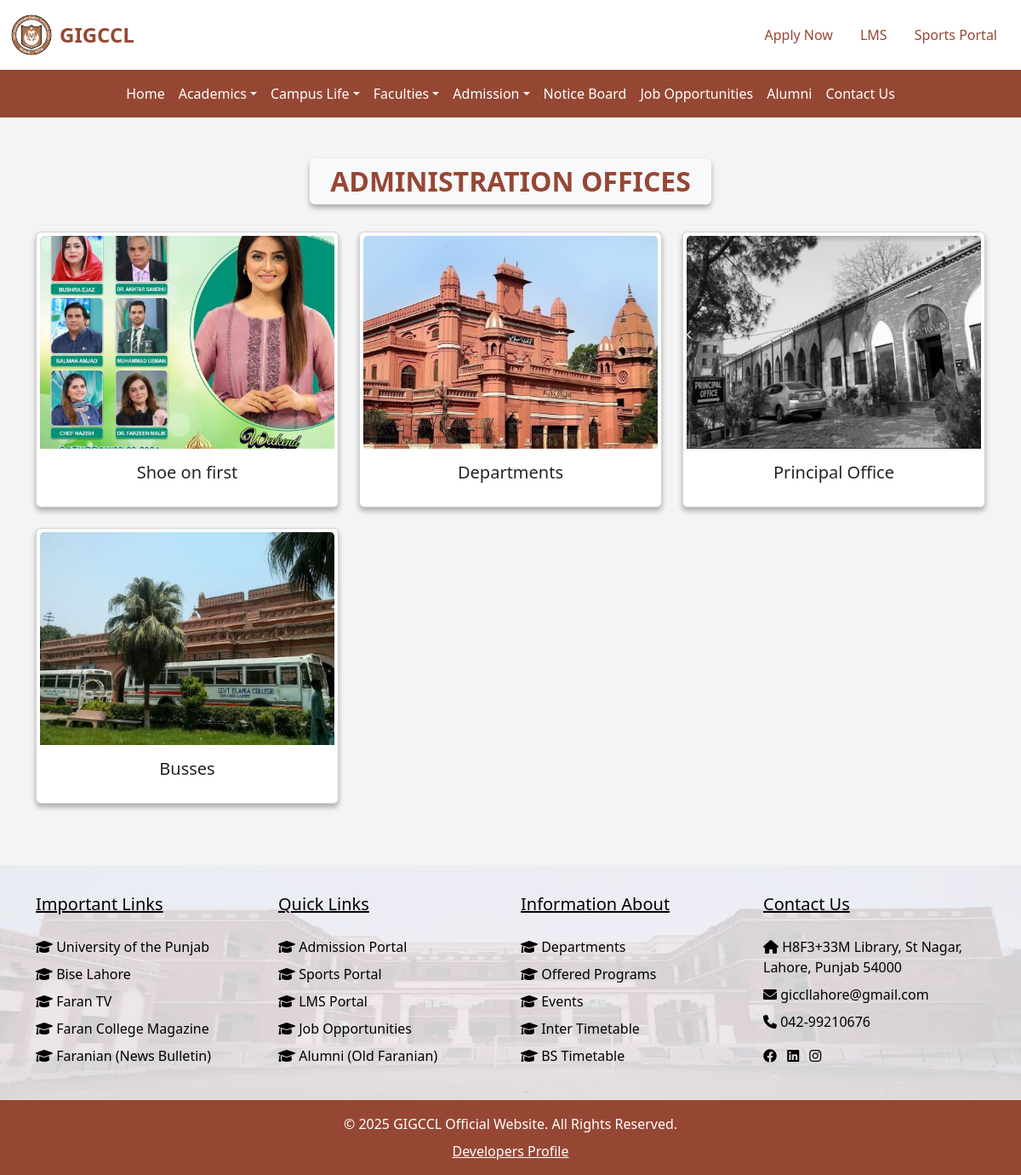
/academics/administrations/, run on the app's committed database.
### Academics/models.py (models this page shows, shortened)
class Administration(models.Model):
    name = models.CharField(max_length=255)
    image = models.ImageField(upload_to='administration/')
    administration_detail = CKEditor5Field(config_name='extends')
    created_at = models.DateTimeField(default=timezone.now)

### Academics/views.py (the view)
# urls.py: path('administrations/', views.administrations, name='administrations'),
def administrations(request):
    administrations = Administration.objects.all().order_by('-created_at') # Fetch all administrations
    return render(request, 'Academics/administrations.html', {'administrations': administrations})

### Academics/templates/Academics/administrations.html (shortened to what this page needs)
{% extends 'base.html' %}
{% block content %}
<section class="administrations py-5">
    <div class="container">
        <div class="d-flex justify-content-center" data-aos="zoom-in" data-aos-duration="500">
            <h2 class="text-center px-4 py-2 bg-light rounded custom-shadow fw-bold text-uppercase">Administration Offices</h2>
        </div>
        <div class="row mt-4">
            {% for administration in administrations %}
            <div class="col-lg-4 col-md-6 col-sm-12 mb-4 d-flex align-items-stretch">
                <a href="{% url 'administration_detail' administration.id %}" class="w-100 text-decoration-none text-dark">
                    <div class="card p-1 custom-shadow w-100" data-aos="zoom-in" data-aos-duration="500">
                        <img src="{{ administration.image.url }}" class="card-img-top img-fluid" alt="{{ administration.name }}">
                        <div class="card-body text-center d-flex flex-column justify-content-center">
                            <h5 class="card-title">{{ administration.name }}</h5>
                        </div>
                    </div>
                </a>
            </div>
            {% empty %}
                <div class="d-flex justify-content-center mb-4">
                    <div class="card border-0 shadow-sm px-4 py-2" style="background-color: #f8f9fa; width: fit-content;">
                        <h2 class="mb-0 text-center" style="color: #964734;">No Administration Office</h2>
                    </div>
                </div>
            {% endfor %}
        </div>
    </div>
</section>
{% endblock %}

### static/css/styles.css (style rules this page uses)
body { background-color: #f4f4f4; }

### Academics/templates/Academics/administrations.html (style rules this page uses)
.card { height: 100%; display: flex; flex-direction: column; }
.card-img-top { height: 250px; object-fit: cover; width: 100%; }
.card-body { flex-grow: 1; display: flex; flex-direction: column; justify-content: center; align-items: center; }
h2 { color: #964734 !important; }
.custom-shadow { box-shadow: 0px 4px 6px rgba(0, 0, 0, 0.3); }

### data on the page
Administration: image (picture), name "Shoe on first"
Administration: image (picture), name "Departments"
Administration: image (picture), name "Principal Office"
Administration: image (picture), name "Busses"
